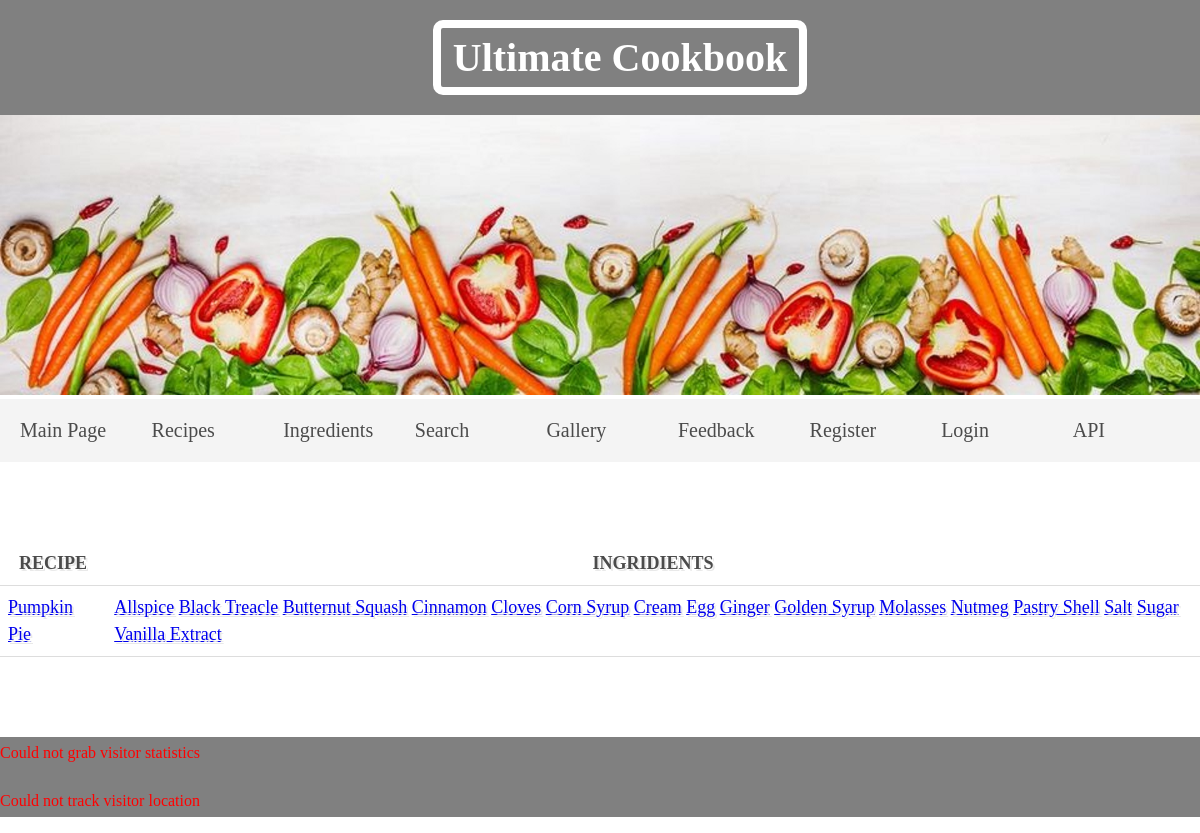
/search/allspice, run on the app's committed database.
### src/models.py (models this page shows, shortened)
class Recipe(db.Model):
    __tablename__ = 'recepies'
    id = Column(Integer, primary_key=True)
    name = Column(String)
    recipe = Column(String)
    ingridients = db.relationship('Ingridient', secondary='recipe_ingridients',
                                  lazy='subquery', backref=db.backref('recepies', lazy=True))

class Ingridient(db.Model):
    __tablename__ = 'ingridients'
    id = Column(Integer, primary_key=True)
    name = Column(String)

### src/routes.py (the view)
@app.route('/search/<string:search_query>', strict_slashes=False)
def search(search_query):
    results = make_search(search_query)
    return render_template('search_result.html', data=results, user=session.get('username', ''))

### src/helpers.py (called while the page is built, shortened)
def load_recepies_from_db(query=None):
    if query is None:
        db = sqlite3.connect(os.path.join(DATA_PATH, 'cook.db'))
        cur = db.cursor()
        recepies = cur.execute('''SELECT recepies.name, ingridients.name FROM recepies
        JOIN recipe_ingridients ON recepies.id=recipe_ingridients.recipe_id
        JOIN ingridients ON recipe_ingridients.ingridient_id=ingridients.id;''').fetchall()
        cookdb = {}
        for entry in recepies:
            cookdb[entry[0]] = cookdb.get(entry[0], [])
            cookdb[entry[0]].append(entry[1])
        for val in cookdb.values():
            val.sort()
        return cookdb

def make_search(keyword):
    recepies = {}
    if '+' in keyword:
        keyword = keyword.replace('+', ' ')
    elif '_' in keyword:
        keyword = keyword.replace('_', ' ')
    cookdb = load_recepies_from_db()
    for key, value in cookdb.items():
        if keyword.lower() in key.lower() or keyword.lower() in value:
            recepies[key] = value
    return recepies

### src/templates/search_result.html
{% extends 'base.html' %}
{% block content %}
{% if data is mapping %}
<table>
    <tr>
        <th>Recipe</th>
        <th>Ingridients</th>
    </tr>
{% for k, v in data.items() %}
    <tr>
        <td><a href="/recipe/{{k.replace(' ', '_')}}">{{ k.title() }}</a></td>
        <td>
        {% for ingridient in v %}
        <a href="/search/{{ingridient.strip().replace(' ', '_')}}">{{ ingridient.strip().title() }}</a>
            {% endfor %}
        </td>
    </tr>
{% endfor %}
</table>
{% elif data is string %}
<h2> {{ data }} </h2>
{% else %}
<h2>Unknown data format</h2>
{% endif %}
{% endblock %}

### static/styles.css (style rules this page uses)
body, ul, li, h1, h2, h3, a { margin: 0; padding: 0; font-family: georgia }
table { border-collapse: collapse; width: 100%; line-height: 1.5em; color: #4b4b4b; font-size: 18px }
th, td { padding: 8px; text-align: left; border-bottom: 1px solid #ddd; }
th { text-transform: uppercase; text-align: center; }
tr { text-decoration: none; text-shadow: 2px 2px #E9E9E9 }
a[href] { background-color: #3dd13d; color: white; text-decoration: none; font-weight: bold; text-transform: uppercase; border: 2px solid blue; }

### data on the page
Recipe: title "Pumpkin Pie"
Ingridient: strip "Allspice"
Ingridient: strip "Black Treacle"
Ingridient: strip "Butternut Squash"
Ingridient: strip "Cinnamon"
Ingridient: strip "Cloves"
Ingridient: strip "Corn Syrup"
Ingridient: strip "Cream"
Ingridient: strip "Egg"
Ingridient: strip "Ginger"
Ingridient: strip "Golden Syrup"
Ingridient: strip "Molasses"
Ingridient: strip "Nutmeg"
Ingridient: strip "Pastry Shell"
Ingridient: strip "Salt"
Ingridient: strip "Sugar"
Ingridient: strip "Vanilla Extract"
